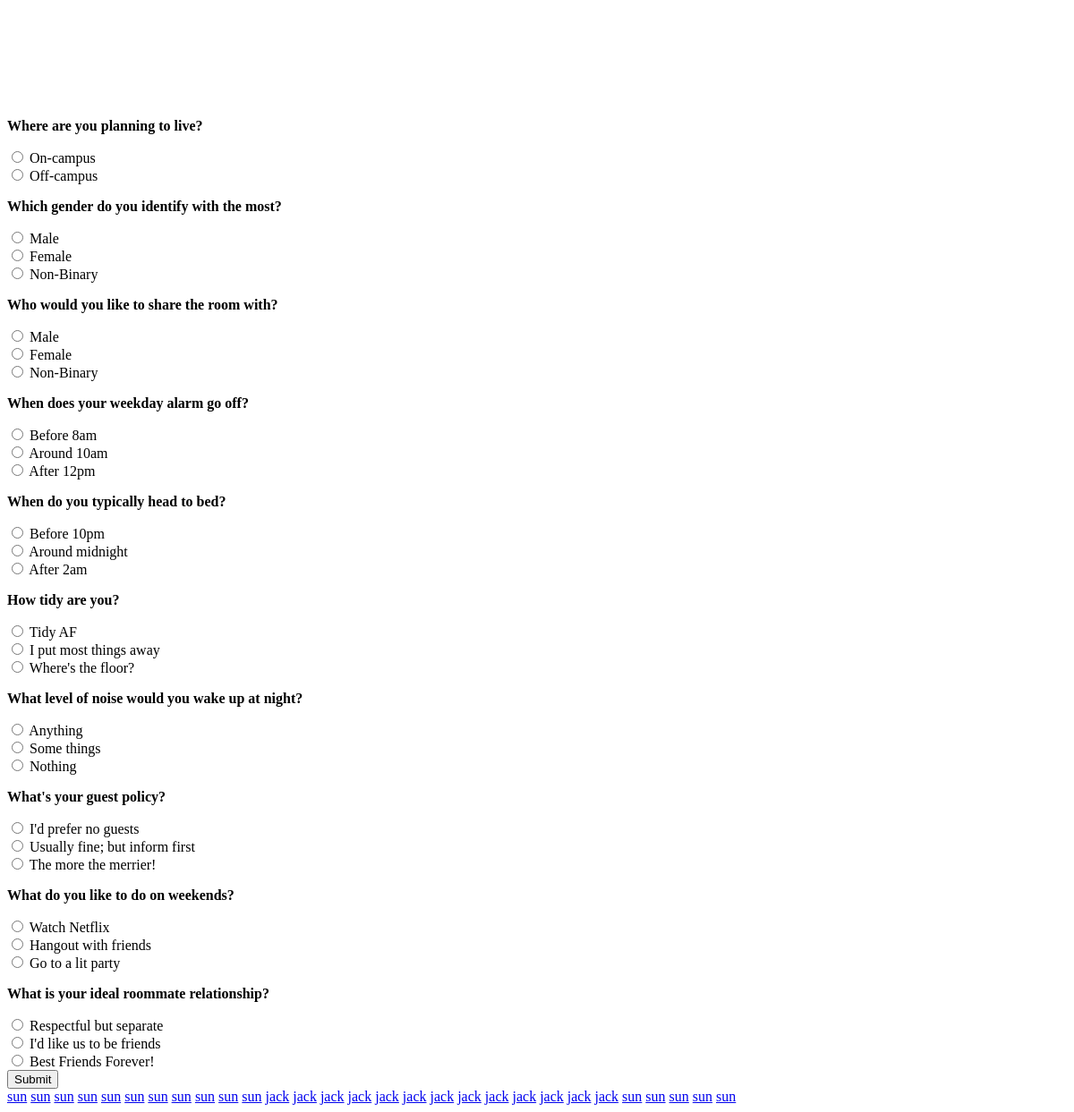
/templates/roommate.php, run on the app's committed database.
### tables this page shows
CREATE TABLE `roommate` (
  `username` varchar(255) NOT NULL,
  `accomodate` varchar(255) NOT NULL,
  `gender` varchar(255) NOT NULL,
  `roomate` varchar(255) NOT NULL,
  `alarm` varchar(255) NOT NULL,
  `bedtime` varchar(255) NOT NULL,
  `tidiness` varchar(255) NOT NULL,
  `noise` varchar(255) NOT NULL,
  `guests` varchar(255) NOT NULL,
  `weekends` varchar(255) NOT NULL,
  `relationship` varchar(255) NOT NULL,
  `status` int(11) NOT NULL DEFAULT 0
);

### templates/roommate.php (the view, shortened to what this page needs)
<!DOCTYPE html>
<?php include('server.php'); ?>
<head>
    <link rel="stylesheet"  href="../static/roommate.css">
</head>
<body>
    <br>
    <br>
    <br>
    <br>
    <br>
    <br>
          <form action="roommate.php" method="post">
      <div class="questions">
        <div class="q1">
          <p class="question">Where are you planning to live?</p>
          <input type="radio" id="on-camp" name="accomodate" value="On-campus">
          <label for="On-campus">On-campus</label><br>
          <input type="radio" id="off-camp" name="accomodate" value="Off-campus">
          <label for="Off-campus">Off-campus</label><br>
        </div>
        <div class="q2">
          <p class="question">Which gender do you identify with the most?</p>
          <input type="radio" id="male" name="gender" value="male">
          <label for="male">Male</label><br>
          <input type="radio" id="female" name="gender" value="female">
          <label for="female">Female</label><br>
          <input type="radio" id="other" name="gender" value="other">
          <label for="other">Non-Binary</label>
        </div>
        <div class="q3">
          <p class="question">Who would you like to share the room with?</p>
          <input type="radio" id="male" name="roomate" value="male">
          <label for="male">Male</label><br>
          <input type="radio" id="female" name="roomate" value="female">
          <label for="female">Female</label><br>
          <input type="radio" id="other" name="roomate" value="other">
          <label for="other">Non-Binary</label>
        </div>
        <div class="q4">
          <p class="question">When does your weekday alarm go off?</p>
          <input type="radio" id="8" name="alarm" value="Before 8am">
          <label for="Before 8am">Before 8am</label><br>
          <input type="radio" id="10" name="alarm" value="Around 10am">
          <label for="Around 10am">Around 10am</label><br>
          <input type="radio" id="12" name="alarm" value="After 12pm">
          <label for="After 12pm">After 12pm</label>
        </div>
        <div class="q5">
          <p class="question">When do you typically head to bed?</p>
          <input type="radio" id="10pm" name="bedtime" value="Before 10pm">
          <label for="Before 10pm">Before 10pm</label><br>
          <input type="radio" id="12am" name="bedtime" value="Around midnight">
          <label for="Around midnight">Around midnight</label><br>
          <input type="radio" id="2am" name="bedtime" value="After 2am">
          <label for="After 2am">After 2am</label>
        </div>
        <div class="q6">
          <p class="question">How tidy are you?</p>
          <input type="radio" id="tidy" name="tidiness" value="Tidy AF">
          <label for="Tidy AF">Tidy AF</label><br>
          <input type="radio" id="liltidy" name="tidiness" value="I put most things away">
          <label for="I put most things away">I put most things away</label><br>
          <input type="radio" id="untidy" name="tidiness" value="Where's the floor?">
          <label for="Where's the floor?">Where's the floor?</label>
        </div>
        <div class="q7">
          <p class="question">What level of noise would you wake up at night?</p>
          <input type="radio" id="anything" name="noise" value="Anything">
          <label for="Anything">Anything</label><br>
          <input type="radio" id="some" name="noise" value="Some things">
          <label for="Some things">Some things</label><br>
          <input type="radio" id="nothing" name="noise" value="Nothing">
          <label for="Nothing">Nothing</label>
        </div>
        <div class="q8">
          <p class="question">What's your guest policy?</p>
          <input type="radio" id="noguests" name="guests" value="I'd prefer no guests">
          <label for="I'd prefer no guests">I'd prefer no guests</label><br>
          <input type="radio" id="inform" name="guests" value="Usually fine; but inform first">
          <label for="Usually fine; but inform first">Usually fine; but inform first</label><br>
          <input type="radio" id="yesguests" name="guests" value="The more the merrier!">
          <label for="The more the merrier!">The more the merrier!</label>
        </div>
        <div class="q9">
          <p class="question">What do you like to do on weekends?</p>
          <input type="radio" id="netflix" name="weekends" value="Watch Netflix">
          <label for="Watch Netflix">Watch Netflix</label><br>
          <input type="radio" id="hangout" name="weekends" value="Hangout with friends">
          <label for="Hangout with friends">Hangout with friends</label><br>
          <input type="radio" id="party" name="weekends" value="Go to a lit party">
          <label for="Go to a lit party">Go to a lit party</label>
        </div>
        <div class="q10">
          <p class="question">What is your ideal roommate relationship?</p>
          <input type="radio" id="separate" name="relationship" value="Respectful but separate">
          <label for="Respectful but separate">Respectful but separate</label><br>
          <input type="radio" id="friends" name="relationship" value="I'd like us to be friends">
          <label for="I'd like us to be friends">I'd like us to be friends</label><br>
          <input type="radio" id="BFF" name="relationship" value="Best Friends Forever!">
          <label for="Best Friends Forever!">Best Friends Forever!</label>
        </div>
          <input type="submit" name="questions" >
      </div>
<div class="display-users">
  <?php $result = mysqli_query($db, "SELECT * FROM roommate"); ?>
  <?php while ($row = mysqli_fetch_array($result)): ?>
  <?php if ($row['status'] == 1): ?>
    <a href="profile2.php"><?php echo $row['username']; ?></a>
  <?php endif; ?>
  <?php endwhile; ?>
</div>
</body>
</html>

### static/roommate.css (style rules this page uses)
.btn-grid > button:active , { background-color: orange; }
.question { font-weight: 800; }

### data on the page
roommate: username "sun"
roommate: username "sun"
roommate: username "sun"
roommate: username "sun"
roommate: username "sun"
roommate: username "sun"
roommate: username "sun"
roommate: username "sun"
roommate: username "sun"
roommate: username "sun"
roommate: username "sun"
roommate: username "jack"
roommate: username "jack"
roommate: username "jack"
roommate: username "jack"
roommate: username "jack"
roommate: username "jack"
roommate: username "jack"
roommate: username "jack"
roommate: username "jack"
roommate: username "jack"
roommate: username "jack"
roommate: username "jack"
roommate: username "jack"
roommate: username "sun"
roommate: username "sun"
roommate: username "sun"
roommate: username "sun"
roommate: username "sun"
